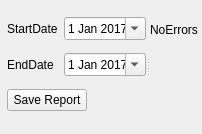
<?xml version="1.0" encoding="UTF-8"?>
<ui version="4.0">
 <class>Form</class>
 <widget class="QWidget" name="Form">
  <property name="geometry">
   <rect>
    <x>0</x>
    <y>0</y>
    <width>202</width>
    <height>134</height>
   </rect>
  </property>
  <property name="windowTitle">
   <string>Form</string>
  </property>
  <widget class="QSplitter" name="splitter">
   <property name="geometry">
    <rect>
     <x>7</x>
     <y>10</y>
     <width>191</width>
     <height>111</height>
    </rect>
   </property>
   <property name="orientation">
    <enum>Qt::Horizontal</enum>
   </property>
   <widget class="QWidget" name="layoutWidget">
    <layout class="QGridLayout" name="gridLayout">
     <item row="0" column="0">
      <widget class="QLabel" name="label">
       <property name="text">
        <string>StartDate</string>
       </property>
      </widget>
     </item>
     <item row="0" column="1" colspan="2">
      <widget class="QDateEdit" name="startDateUI">
       <property name="dateTime">
        <datetime>
         <hour>0</hour>
         <minute>0</minute>
         <second>0</second>
         <year>2017</year>
         <month>1</month>
         <day>1</day>
        </datetime>
       </property>
       <property name="minimumDate">
        <date>
         <year>2017</year>
         <month>1</month>
         <day>1</day>
        </date>
       </property>
       <property name="calendarPopup">
        <bool>true</bool>
       </property>
      </widget>
     </item>
     <item row="1" column="0">
      <widget class="QLabel" name="label_2">
       <property name="text">
        <string>EndDate</string>
       </property>
      </widget>
     </item>
     <item row="1" column="1" colspan="2">
      <widget class="QDateEdit" name="endDateUI">
       <property name="dateTime">
        <datetime>
         <hour>0</hour>
         <minute>0</minute>
         <second>0</second>
         <year>2017</year>
         <month>1</month>
         <day>1</day>
        </datetime>
       </property>
       <property name="minimumDate">
        <date>
         <year>2017</year>
         <month>1</month>
         <day>1</day>
        </date>
       </property>
       <property name="calendarPopup">
        <bool>true</bool>
       </property>
      </widget>
     </item>
     <item row="2" column="0" colspan="2">
      <widget class="QPushButton" name="saveButtonUI">
       <property name="text">
        <string>Save Report</string>
       </property>
       <property name="flat">
        <bool>false</bool>
       </property>
      </widget>
     </item>
     <item row="2" column="2">
      <spacer name="horizontalSpacer">
       <property name="orientation">
        <enum>Qt::Horizontal</enum>
       </property>
       <property name="sizeHint" stdset="0">
        <size>
         <width>40</width>
         <height>20</height>
        </size>
       </property>
      </spacer>
     </item>
    </layout>
   </widget>
   <widget class="QLabel" name="errorLabelUI">
    <property name="text">
     <string>NoErrors</string>
    </property>
    <property name="alignment">
     <set>Qt::AlignHCenter|Qt::AlignTop</set>
    </property>
    <property name="indent">
     <number>13</number>
    </property>
   </widget>
  </widget>
 </widget>
 <resources/>
 <connections/>
</ui>
